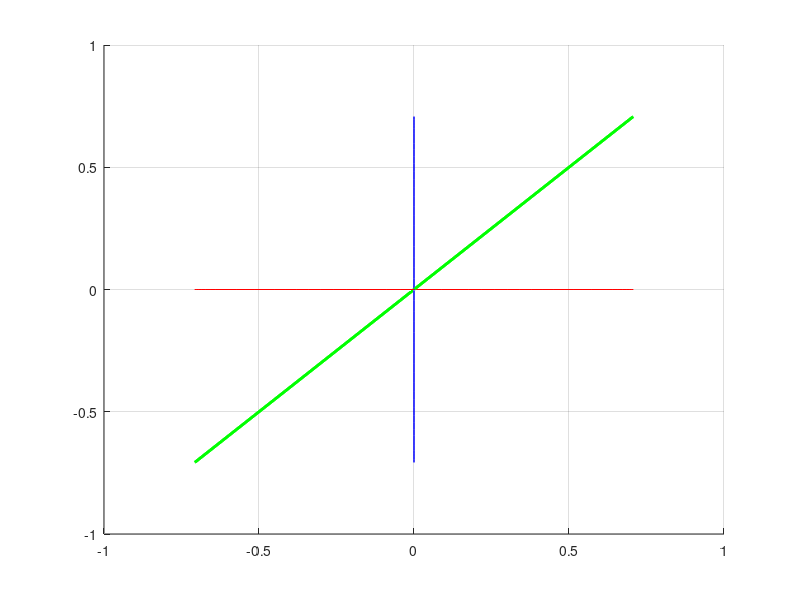

The MATLAB script that drew this image:
close all;
clear;
clc;

c = 10; %speed of EM wave
lambda = 1; %wave length
z = 0; %z=0 mesure from a point with time
T = lambda/c; % c = Lambda/T -> T = Lambda/c
t = 0:T/100:T;% let time flow
%Amplitudes
Ex = 1;
Ey = 1;
% px - py = phase difference
px = 0;
py = 0;%pi/4;

omega = 2*pi*c/lambda; %2pi/T
k = 2*pi/lambda;

ex = real(Ex*exp( 1i*( omega*t - k*z + px ) ));
ey = real(Ey*exp( 1i*( omega*t - k*z + py ) ));

%Jones vector
J1 = Ex*exp(1i*omega*px);
J2 = Ey*exp(1i*omega*py);

J = [ J1
      J2 ];

%normalized
factor = (abs(J1)^2 + abs(J2)^2)^(0.5);
J = J/factor; %normalized jones vector

[Theta_x, eox] = cart2pol( real(J(1)), imag(J(1)) );
[Theta_y, eoy] = cart2pol( real(J(2)), imag(J(2)) );
delta = Theta_y - Theta_x;

s0 = (eox^2) + (eoy^2);
s1 = (eox^2) - (eoy^2);
s2 = 2*eox*eoy*cos(delta);
s3 = 2*eox*eoy*sin(delta);

p_theta_w4_1 = 0;
p_theta_w2_2 = 0;
p_theta_w4_3 = 0;

p_rad1 = (pi*p_theta_w4_1)/180;
p_rad2 = (pi*p_theta_w2_2)/180;
p_rad3 = (pi*p_theta_w4_3)/180;


polarizer_w4_1 = [ cos(p_rad1)^2 + 1i*(sin(p_rad1)^2)  (1-1i)*sin(p_rad1)*cos(p_rad1)
                   (1-1i)*sin(p_rad1)*cos(p_rad1)      sin(p_rad1)^2 + 1i*(cos(p_rad1)^2) ];
polarizer_w4_1 = polarizer_w4_1*exp(-1i*pi/4);

polarizer_w2_2 = [ cos(p_rad2)^2 - sin(p_rad2)^2  2*sin(p_rad2)*cos(p_rad2)
                   2*sin(p_rad2)*cos(p_rad2)      sin(p_rad2)^2 - cos(p_rad2)^2 ];
polarizer_w2_2 = polarizer_w2_2*exp(-1i*pi/2);

polarizer_w4_3 = [ cos(p_rad3)^2 + 1i*(sin(p_rad3)^2)  (1-1i)*sin(p_rad3)*cos(p_rad3)
                   (1-1i)*sin(p_rad3)*cos(p_rad3)      sin(p_rad3)^2 + 1i*(cos(p_rad3)^2) ];
polarizer_w4_3 = polarizer_w4_3*exp(-1i*pi/4);

output = polarizer_w4_3*polarizer_w2_2*polarizer_w4_1*J;

ex_o = real(exp( 1i*(omega*t - k*z ))*output(1) );
ey_o = real(exp( 1i*(omega*t - k*z ))*output(2) );

[Theta_x, eox] = cart2pol( real(output(1)), imag(output(1)) );
[Theta_y, eoy] = cart2pol( real(output(2)), imag(output(2)) );
delta = Theta_y - Theta_x;

s0 = (eox^2) + (eoy^2);
s1 = (eox^2) - (eoy^2);
s2 = 2*eox*eoy*cos(delta);
s3 = 2*eox*eoy*sin(delta);


plot3(t,ex_o,t*0,'r',t,t*0,ey_o,'b',t,ex_o,ey_o,'g','LineWidth',2),axis([-1,1,-1,1,-1,1]),grid on,view(90,0);
%figure(2),plot3(t,ex,ey,'g','LineWidth',2),grid on,view(90,0);